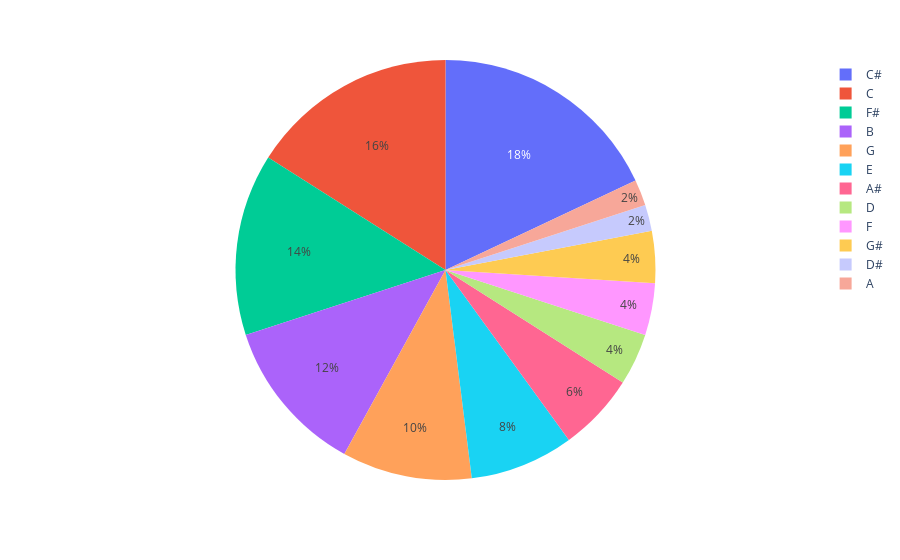

Notebook cell for this chart:
### Code cell
fig = px.pie(dataframe_converted, values="Key Count", names="Key Name")
fig.show()

### Figure 1 — Plotly figure (JSON) as saved in the notebook; plotly's stock layout.template omitted (floating-point values rounded to 4 significant figures)
{"data": [{"domain": {"x": [0, 1], "y": [0, 1]}, "hovertemplate": "Key Name=%{label}<br>Key Count=%{value}<extra></extra>", "labels": ["C", "C#", "D", "D#", "E", "F", "F#", "G", "G#", "A", "A#", "B"], "legendgroup": "", "name": "", "showlegend": true, "type": "pie", "values": [8, 9, 2, 1, 4, 2, 7, 5, 2, 1, 3, 6]}], "layout": {"legend": {"tracegroupgap": 0}, "margin": {"t": 60}}}
